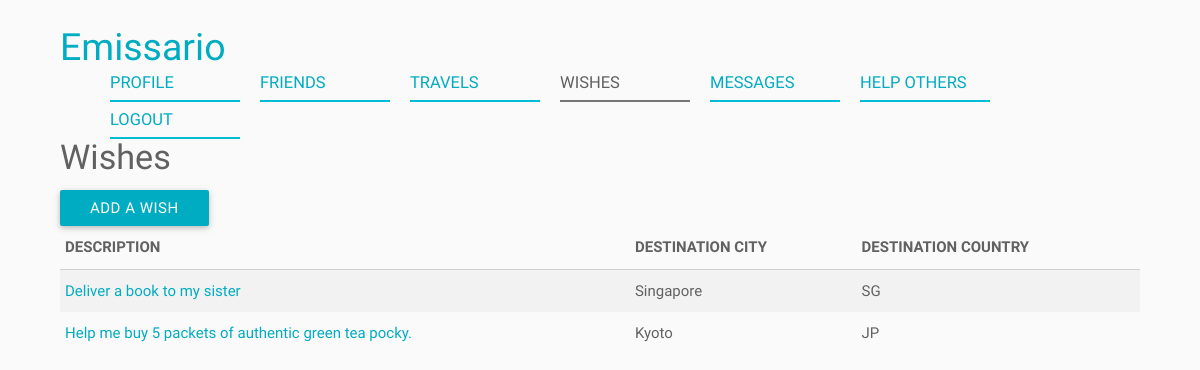
/index.php/wishes (signed in), run on the app's committed database.
### tables this page shows
CREATE TABLE IF NOT EXISTS Wish (
	ID BIGINT NOT NULL AUTO_INCREMENT,
    User_ID BIGINT NOT NULL,
    Description VARCHAR(1000) NOT NULL,
    Image BLOB NULL,
    Weight VARCHAR(50) NULL,
    Destination_City VARCHAR(100) NULL,
    Destination_Country VARCHAR(2) NULL,
    Max_Date DATE NULL,
    Compensation VARCHAR(100) NULL,
    Created_On DATETIME NULL,
    Modified_On DATETIME NULL,
    PRIMARY KEY (ID),
    FOREIGN KEY (User_ID) REFERENCES User (ID)
);

### application/controllers/wishes.php (called while the page is built, shortened)
<?php
class Wishes extends Controller
{
	public function index()
	{
		$userID = $GLOBALS["helpers"]->siteHelper->getSession("userID");
		$wishes = $this->beans->wishService->getWishes($userID);
		require APP . 'views/_templates/header.php';
		require APP . 'views/wishes/index.php';
		require APP . 'views/_templates/footer.php';
	}
}

### index.php (called while the page is built, shortened)
<?php
require APP . '/core/controller.php';
$app = new Application();

### application/core/controller.php (called while the page is built, shortened)
<?php
class Controller
{
    function __construct()
    {
    	$this->beans = new stdClass();
    }
    private function loadModels()
    {
    	require APP . '/core/model.php';
    	require APP . '/models/wishModel.php';
    }
    private function loadServices()
    {
    	require APP . '/core/service.php';
    	require APP . '/services/wishService.php';
    }
}

### application/core/service.php (called while the page is built)
<?php
class Service
{
	function __construct($beans)
	{
		$this->beans = $beans;
	}
}

### application/core/model.php (called while the page is built)
<?php
class Model
{
	function __construct($db)
	{
		try {
			$this->db = $db;
		} catch (PDOException $e) {
			exit('Database connection could not be established.');
		}
	}
}

### application/models/wishModel.php (called while the page is built, shortened)
<?php
class WishModel extends Model
{
	public function getWishes($userID)
	{
		$sql = "SELECT *, DATE_FORMAT(Max_Date, '%m/%d/%Y') AS Formatted_Max_Date
				FROM Wish
				WHERE Wish.User_ID = :user_id";
		$parameters = array(":user_id" => $userID);
		$query = $this->db->prepare($sql);
		$query->execute($parameters);
		return $query->fetchAll();
	}
}

### application/services/wishService.php (called while the page is built, shortened)
<?php
class WishService extends Service
{
	public function getWishes($userID)
	{
		return $this->beans->wishModel->getWishes($userID);
	}
}

### application/views/wishes/index.php (the view, shortened to what this page needs)
<div class="container">
	<h4>Wishes</h4>
	<a id="add" class="btn waves-effect waves-light">Add a Wish</a>
	<table class="striped">
		<thead>
			<tr>
				<th>Description</th>
				<th>Destination City</th>
				<th>Destination Country</th>
			</tr>
		</thead>
		<tbody>
			<?php foreach ($wishes as $wish) { ?>
				<tr>
					<td class="truncate">
						<a href="<?php echo URL_WITH_INDEX_FILE . "wishes/view/" . $wish->ID; ?>">
							<?php echo $wish->Description ?>
						</a>
					</td>
					<td><?php echo $wish->Destination_City ?></td>
					<td><?php echo $wish->Destination_Country ?></td>
				</tr>
			<?php } ?>
		</tbody>
	</table>
</div>

### data on the page
wish: Description "Deliver a book to my sister", Destination_City "Singapore", Destination_Country "SG"
wish: Description "Help me buy 5 packets of authentic green tea pocky.", Destination_City "Kyoto", Destination_Country "JP"

### other printed values
$viewTitle "PROFILE"
$viewTitle "FRIENDS"
$viewTitle "TRAVELS"
$viewTitle "WISHES"
$viewTitle "MESSAGES"
$viewTitle "HELP OTHERS"
